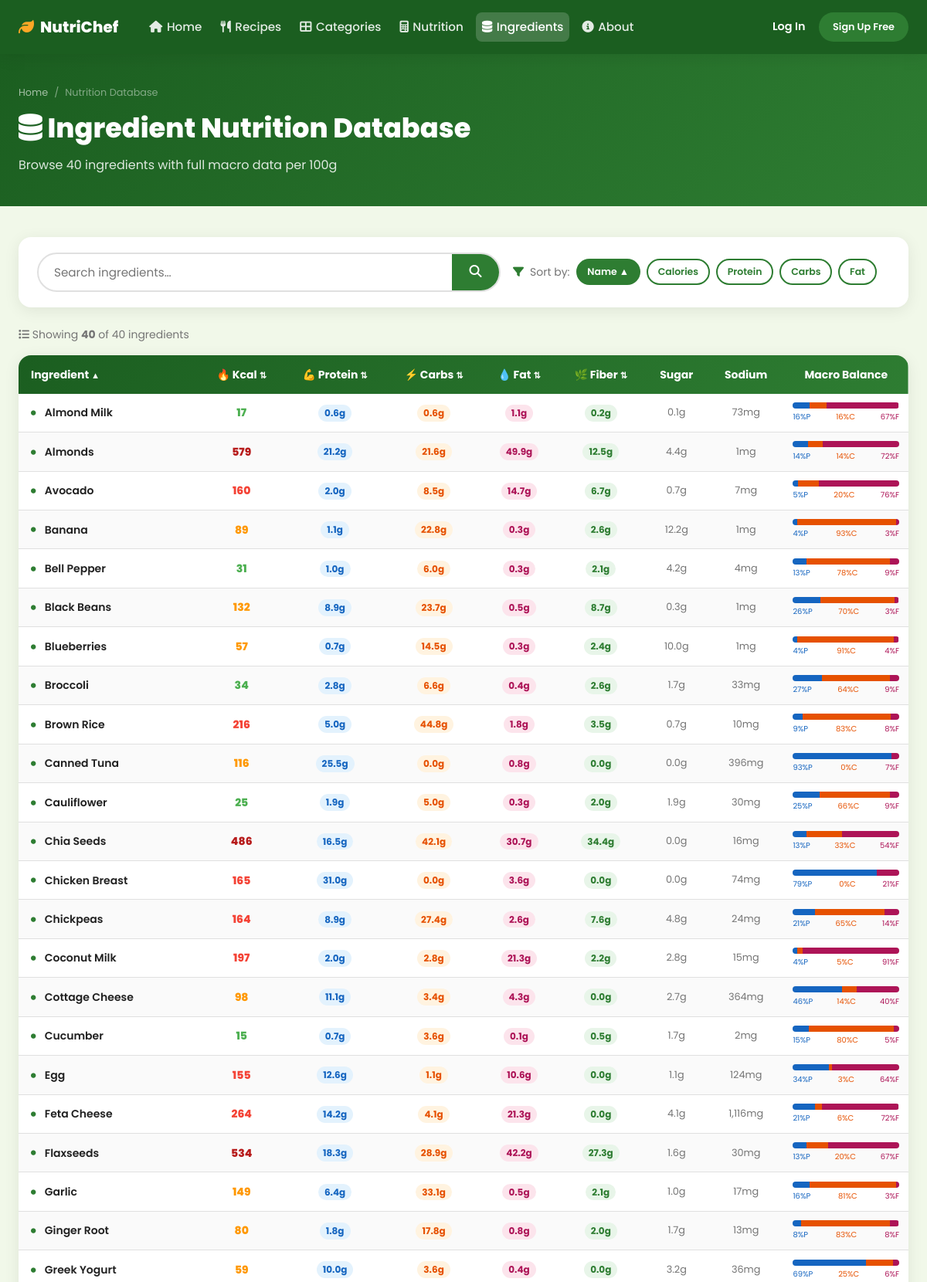
/pages/ingredients.php (upper part), run on the app's committed database.
### tables this page shows
CREATE TABLE `ingredients` (
  `ingredient_id` int(11) NOT NULL,
  `ingredient_name` varchar(100) NOT NULL,
  `calories_per_100g` decimal(7,2) DEFAULT 0.00,
  `protein_per_100g` decimal(7,2) DEFAULT 0.00,
  `carbs_per_100g` decimal(7,2) DEFAULT 0.00,
  `fat_per_100g` decimal(7,2) DEFAULT 0.00,
  `fiber_per_100g` decimal(7,2) DEFAULT 0.00,
  `sugar_per_100g` decimal(7,2) DEFAULT 0.00,
  `sodium_per_100g` decimal(7,2) DEFAULT 0.00,
  `unit` varchar(20) DEFAULT 'grams'
);

### includes/auth.php (called while the page is built, shortened)
<?php
function sanitize(string $input): string {
    return strip_tags(trim($input));
}

### pages/ingredients.php (the view, shortened to what this page needs)
<?php
require_once __DIR__ . '/../includes/auth.php';
$pdo    = getDB();
$search = sanitize($_GET['search'] ?? '');
$sortBy = in_array($_GET['sort'] ?? '', ['calories_per_100g','protein_per_100g','carbs_per_100g','fat_per_100g','fiber_per_100g']) ? $_GET['sort'] : 'ingredient_name';
$dir    = ($_GET['dir'] ?? 'ASC') === 'DESC' ? 'DESC' : 'ASC';
$where = $search ? "WHERE ingredient_name LIKE :q" : "";
$stmt  = $pdo->prepare("SELECT * FROM ingredients $where ORDER BY $sortBy $dir");
$stmt->execute();
$ingredients = $stmt->fetchAll();
$totalIngr = $pdo->query("SELECT COUNT(*) FROM ingredients")->fetchColumn();
function sortLink(string $col, string $label, string $current, string $dir): string {
    $newDir = ($current === $col && $dir === 'ASC') ? 'DESC' : 'ASC';
    $icon   = $current === $col ? ($dir === 'ASC' ? '▲' : '▼') : '⇅';
    $q      = http_build_query(array_merge($_GET, ['sort'=>$col,'dir'=>$newDir]));
    return "<a href=\"?$q\" style=\"color:#fff;text-decoration:none\">$label <span style=\"font-size:.7rem\">$icon</span></a>";
}
include __DIR__ . '/../includes/header.php';
?>
<div class="page-header">
  <div class="container">
    <nav class="breadcrumb"><a href="<?= SITE_URL ?>">Home</a><span>/</span><span>Nutrition Database</span></nav>
    <h1><i class="fas fa-database"></i> Ingredient Nutrition Database</h1>
    <p>Browse <?= $totalIngr ?> ingredients with full macro data per 100g</p>
  </div>
</div>
<div class="container" style="padding-bottom:3rem">
  <div class="card" style="margin-bottom:1.5rem;padding:1.25rem 1.5rem">
    <form method="GET" style="display:flex;gap:1rem;align-items:center;flex-wrap:wrap">
      <div class="search-bar" style="flex:1;min-width:250px">
        <input type="text" name="search" placeholder="Search ingredients…"
               value="<?= htmlspecialchars($search) ?>">
        <button type="submit"><i class="fas fa-search"></i></button>
      </div>
      <div style="display:flex;align-items:center;gap:.5rem;color:var(--text-muted);font-size:.875rem">
        <i class="fas fa-filter" style="color:var(--primary)"></i>
        <span>Sort by:</span>
        <?php
          $sortOptions = [
            'ingredient_name'  => 'Name',
            'calories_per_100g'=> 'Calories',
            'protein_per_100g' => 'Protein',
            'carbs_per_100g'   => 'Carbs',
            'fat_per_100g'     => 'Fat',
          ];
          foreach ($sortOptions as $col => $lbl):
            $active = $sortBy === $col;
        ?>
          <a href="?<?= http_build_query(array_merge($_GET, ['sort'=>$col,'dir'=>($active&&$dir==='ASC'?'DESC':'ASC')])) ?>"
             class="btn btn-sm <?= $active ? 'btn-primary' : 'btn-outline' ?>" style="padding:.3rem .8rem;font-size:.78rem">
            <?= $lbl ?> <?= $active ? ($dir==='ASC'?'▲':'▼') : '' ?>
          </a>
        <?php endforeach; ?>
      </div>
    </form>
  </div>
  <p class="text-muted mb-2" style="font-size:.875rem">
    <i class="fas fa-list"></i>
    Showing <strong><?= count($ingredients) ?></strong> of <?= $totalIngr ?> ingredients
  </p>
  <div class="card" style="overflow:hidden">
    <div style="overflow-x:auto">
      <table style="width:100%;border-collapse:collapse;font-size:.875rem">
        <thead>
          <tr style="background:linear-gradient(135deg,var(--primary-dark),var(--primary));color:#fff">
            <th style="padding:.85rem 1rem;text-align:left;white-space:nowrap"><?= sortLink('ingredient_name','Ingredient',$sortBy,$dir) ?></th>
            <th style="padding:.85rem .75rem;text-align:center;white-space:nowrap"><?= sortLink('calories_per_100g','🔥 Kcal',$sortBy,$dir) ?></th>
            <th style="padding:.85rem .75rem;text-align:center;white-space:nowrap"><?= sortLink('protein_per_100g','💪 Protein',$sortBy,$dir) ?></th>
            <th style="padding:.85rem .75rem;text-align:center;white-space:nowrap"><?= sortLink('carbs_per_100g','⚡ Carbs',$sortBy,$dir) ?></th>
            <th style="padding:.85rem .75rem;text-align:center;white-space:nowrap"><?= sortLink('fat_per_100g','💧 Fat',$sortBy,$dir) ?></th>
            <th style="padding:.85rem .75rem;text-align:center;white-space:nowrap"><?= sortLink('fiber_per_100g','🌿 Fiber',$sortBy,$dir) ?></th>
            <th style="padding:.85rem .75rem;text-align:center">Sugar</th>
            <th style="padding:.85rem .75rem;text-align:center">Sodium</th>
            <th style="padding:.85rem .75rem;text-align:center">Macro Balance</th>
          </tr>
        </thead>
        <tbody>
          <?php if (empty($ingredients)): ?>
            <tr><td colspan="9" style="text-align:center;padding:3rem;color:var(--text-muted)">
              <i class="fas fa-search" style="font-size:2rem;display:block;margin-bottom:.75rem;color:var(--border)"></i>
              No ingredients found for "<?= htmlspecialchars($search) ?>".
            </td></tr>
          <?php else: ?>
            <?php foreach ($ingredients as $i => $ing):
              $totalMacro = ($ing['protein_per_100g']*4) + ($ing['carbs_per_100g']*4) + ($ing['fat_per_100g']*9);
              $protPct = $totalMacro > 0 ? round($ing['protein_per_100g']*4/$totalMacro*100) : 0;
              $carbPct = $totalMacro > 0 ? round($ing['carbs_per_100g']*4/$totalMacro*100) : 0;
              $fatPct  = $totalMacro > 0 ? round($ing['fat_per_100g']*9/$totalMacro*100) : 0;
              $cal = (float)$ing['calories_per_100g'];
              $calColor = $cal < 50 ? '#4CAF50' : ($cal < 150 ? '#FF9800' : ($cal < 300 ? '#F44336' : '#B71C1C'));
            ?>
              <tr style="border-bottom:1px solid var(--border);background:<?= $i%2===0?'#fff':'#FAFAFA' ?>">
                <td style="padding:.7rem 1rem;font-weight:600;color:var(--text)">
                  <i class="fas fa-circle" style="color:var(--primary);font-size:.4rem;margin-right:.5rem;vertical-align:middle"></i>
                  <?= htmlspecialchars($ing['ingredient_name']) ?>
                </td>
                <td style="text-align:center;font-weight:800;color:<?= $calColor ?>"><?= round($cal) ?></td>
                <td style="text-align:center">
                  <span style="background:#E3F2FD;color:#1565C0;padding:.15rem .5rem;border-radius:50px;font-size:.75rem;font-weight:700">
                    <?= number_format((float)$ing['protein_per_100g'],1) ?>g
                  </span>
                </td>
                <td style="text-align:center">
                  <span style="background:#FFF3E0;color:#E65100;padding:.15rem .5rem;border-radius:50px;font-size:.75rem;font-weight:700">
                    <?= number_format((float)$ing['carbs_per_100g'],1) ?>g
                  </span>
                </td>
                <td style="text-align:center">
                  <span style="background:#FCE4EC;color:#AD1457;padding:.15rem .5rem;border-radius:50px;font-size:.75rem;font-weight:700">
                    <?= number_format((float)$ing['fat_per_100g'],1) ?>g
                  </span>
                </td>
                <td style="text-align:center">
                  <span style="background:#E8F5E9;color:#2E7D32;padding:.15rem .5rem;border-radius:50px;font-size:.75rem;font-weight:700">
                    <?= number_format((float)$ing['fiber_per_100g'],1) ?>g
                  </span>
                </td>
                <td style="text-align:center;color:var(--text-muted);font-size:.8rem"><?= number_format((float)$ing['sugar_per_100g'],1) ?>g</td>
                <td style="text-align:center;color:var(--text-muted);font-size:.8rem"><?= number_format((float)$ing['sodium_per_100g'],0) ?>mg</td>
                <td style="padding:.7rem .75rem;min-width:120px">
                  <div style="height:8px;border-radius:50px;overflow:hidden;display:flex;background:#f0f0f0" title="P:<?=$protPct?>% C:<?=$carbPct?>% F:<?=$fatPct?>%">
                    <div style="width:<?=$protPct?>%;background:#1565C0;transition:width .3s"></div>
                    <div style="width:<?=$carbPct?>%;background:#E65100;transition:width .3s"></div>
                    <div style="width:<?=$fatPct?>%;background:#AD1457;transition:width .3s"></div>
                  </div>
                  <div style="display:flex;justify-content:space-between;font-size:.62rem;color:var(--text-muted);margin-top:.2rem">
                    <span style="color:#1565C0"><?=$protPct?>%P</span>
                    <span style="color:#E65100"><?=$carbPct?>%C</span>
                    <span style="color:#AD1457"><?=$fatPct?>%F</span>
                  </div>
                </td>
              </tr>
            <?php endforeach; ?>
          <?php endif; ?>
        </tbody>
      </table>
    </div>
  </div>
</div>
<?php include __DIR__ . '/../includes/footer.php'; ?>

### css/style.css (style rules this page uses)
:root { --primary: #2E7D32; --primary-light: #4CAF50; --primary-dark: #1B5E20; --secondary: #FF6F00; --secondary-light:#FFA726; --accent: #00838F; --danger: #C62828; --warning: #F9A825; --bg: #F1F8E9; --bg-card: #FFFFFF; --text: #212121; --text-muted: #757575; --border: #E0E0E0; --shadow: 0 4px 20px rgba(0,0,0,.08); --shadow-hover: 0 8px 32px rgba(0,0,0,.16); --radius: 16px; --radius-sm: 8px; --transition: 0.28s cubic-bezier(.4,0,.2,1); --font: 'Poppins', sans-serif; }
*, *::before, *::after { box-sizing: border-box; margin: 0; padding: 0; }
html { scroll-behavior: smooth; font-size: 16px; }
body { font-family: var(--font); background: var(--bg); color: var(--text); line-height: 1.6; min-height: 100vh; }
a { color: var(--primary); text-decoration: none; transition: color var(--transition); }
.container { max-width: 1200px; margin: 0 auto; padding: 0 1.5rem; }
.mb-2 { margin-bottom: 1rem; }
.text-muted { color: var(--text-muted); font-size: .875rem; }
.btn { display: inline-flex; align-items: center; gap: .5rem; padding: .65rem 1.5rem; border-radius: 50px; font-family: var(--font); font-size: .9rem; font-weight: 600; cursor: pointer; border: 2px solid transparent; transition: all var(--transition); text-decoration: none; }
.btn-primary { background: var(--primary); color: #fff; }
.btn-outline { background: transparent; border-color: var(--primary); color: var(--primary); }
.btn-sm { padding: .4rem 1rem; font-size: .8rem; }
.card { background: var(--bg-card); border-radius: var(--radius); box-shadow: var(--shadow); overflow: hidden; transition: transform var(--transition), box-shadow var(--transition); }
.search-bar { display: flex; background: #fff; border-radius: 50px; border: 2px solid var(--border); overflow: hidden; transition: border-color var(--transition), box-shadow var(--transition); max-width: 600px; }
.search-bar input { flex: 1; border: none; outline: none; padding: .75rem 1.25rem; font-family: var(--font); font-size: .95rem; background: transparent; }
.search-bar button { background: var(--primary); border: none; padding: .75rem 1.4rem; color: #fff; font-size: 1rem; cursor: pointer; transition: background var(--transition); }
.page-header { background: linear-gradient(135deg, var(--primary-dark), var(--primary)); color: #fff; padding: 2.5rem 0; margin-bottom: 2.5rem; }
.page-header h1 { font-size: clamp(1.5rem, 3vw, 2.2rem); font-weight: 800; }
.page-header p { opacity: .85; margin-top: .4rem; }
.breadcrumb { display: flex; gap: .5rem; align-items: center; font-size: .8rem; opacity: .75; margin-bottom: .5rem; }
.breadcrumb a { color: rgba(255,255,255,.8); }
.breadcrumb span { opacity: .6; }

### data on the page
ingredients: ingredient_name "Almond Milk", calories_per_100g "17", protein_per_100g "0.6", carbs_per_100g "0.6", fat_per_100g "1.1", fiber_per_100g "0.2", sugar_per_100g "0.1", sodium_per_100g "73", protPct "16", carbPct "16", fatPct "67"
ingredients: ingredient_name "Almonds", calories_per_100g "579", protein_per_100g "21.2", carbs_per_100g "21.6", fat_per_100g "49.9", fiber_per_100g "12.5", sugar_per_100g "4.4", sodium_per_100g "1", protPct "14", carbPct "14", fatPct "72"
ingredients: ingredient_name "Avocado", calories_per_100g "160", protein_per_100g "2.0", carbs_per_100g "8.5", fat_per_100g "14.7", fiber_per_100g "6.7", sugar_per_100g "0.7", sodium_per_100g "7", protPct "5", carbPct "20", fatPct "76"
ingredients: ingredient_name "Banana", calories_per_100g "89", protein_per_100g "1.1", carbs_per_100g "22.8", fat_per_100g "0.3", fiber_per_100g "2.6", sugar_per_100g "12.2", sodium_per_100g "1", protPct "4", carbPct "93", fatPct "3"
ingredients: ingredient_name "Bell Pepper", calories_per_100g "31", protein_per_100g "1.0", carbs_per_100g "6.0", fat_per_100g "0.3", fiber_per_100g "2.1", sugar_per_100g "4.2", sodium_per_100g "4", protPct "13", carbPct "78", fatPct "9"
ingredients: ingredient_name "Black Beans", calories_per_100g "132", protein_per_100g "8.9", carbs_per_100g "23.7", fat_per_100g "0.5", fiber_per_100g "8.7", sugar_per_100g "0.3", sodium_per_100g "1", protPct "26", carbPct "70", fatPct "3"
ingredients: ingredient_name "Blueberries", calories_per_100g "57", protein_per_100g "0.7", carbs_per_100g "14.5", fat_per_100g "0.3", fiber_per_100g "2.4", sugar_per_100g "10.0", sodium_per_100g "1", protPct "4", carbPct "91", fatPct "4"
ingredients: ingredient_name "Broccoli", calories_per_100g "34", protein_per_100g "2.8", carbs_per_100g "6.6", fat_per_100g "0.4", fiber_per_100g "2.6", sugar_per_100g "1.7", sodium_per_100g "33", protPct "27", carbPct "64", fatPct "9"
ingredients: ingredient_name "Brown Rice", calories_per_100g "216", protein_per_100g "5.0", carbs_per_100g "44.8", fat_per_100g "1.8", fiber_per_100g "3.5", sugar_per_100g "0.7", sodium_per_100g "10", protPct "9", carbPct "83", fatPct "8"
ingredients: ingredient_name "Canned Tuna", calories_per_100g "116", protein_per_100g "25.5", carbs_per_100g "0.0", fat_per_100g "0.8", fiber_per_100g "0.0", sugar_per_100g "0.0", sodium_per_100g "396", protPct "93", carbPct "0", fatPct "7"
ingredients: ingredient_name "Cauliflower", calories_per_100g "25", protein_per_100g "1.9", carbs_per_100g "5.0", fat_per_100g "0.3", fiber_per_100g "2.0", sugar_per_100g "1.9", sodium_per_100g "30", protPct "25", carbPct "66", fatPct "9"
ingredients: ingredient_name "Chia Seeds", calories_per_100g "486", protein_per_100g "16.5", carbs_per_100g "42.1", fat_per_100g "30.7", fiber_per_100g "34.4", sugar_per_100g "0.0", sodium_per_100g "16", protPct "13", carbPct "33", fatPct "54"
ingredients: ingredient_name "Chicken Breast", calories_per_100g "165", protein_per_100g "31.0", carbs_per_100g "0.0", fat_per_100g "3.6", fiber_per_100g "0.0", sugar_per_100g "0.0", sodium_per_100g "74", protPct "79", carbPct "0", fatPct "21"
ingredients: ingredient_name "Chickpeas", calories_per_100g "164", protein_per_100g "8.9", carbs_per_100g "27.4", fat_per_100g "2.6", fiber_per_100g "7.6", sugar_per_100g "4.8", sodium_per_100g "24", protPct "21", carbPct "65", fatPct "14"
ingredients: ingredient_name "Coconut Milk", calories_per_100g "197", protein_per_100g "2.0", carbs_per_100g "2.8", fat_per_100g "21.3", fiber_per_100g "2.2", sugar_per_100g "2.8", sodium_per_100g "15", protPct "4", carbPct "5", fatPct "91"
ingredients: ingredient_name "Cottage Cheese", calories_per_100g "98", protein_per_100g "11.1", carbs_per_100g "3.4", fat_per_100g "4.3", fiber_per_100g "0.0", sugar_per_100g "2.7", sodium_per_100g "364", protPct "46", carbPct "14", fatPct "40"
ingredients: ingredient_name "Cucumber", calories_per_100g "15", protein_per_100g "0.7", carbs_per_100g "3.6", fat_per_100g "0.1", fiber_per_100g "0.5", sugar_per_100g "1.7", sodium_per_100g "2", protPct "15", carbPct "80", fatPct "5"
ingredients: ingredient_name "Egg", calories_per_100g "155", protein_per_100g "12.6", carbs_per_100g "1.1", fat_per_100g "10.6", fiber_per_100g "0.0", sugar_per_100g "1.1", sodium_per_100g "124", protPct "34", carbPct "3", fatPct "64"
ingredients: ingredient_name "Feta Cheese", calories_per_100g "264", protein_per_100g "14.2", carbs_per_100g "4.1", fat_per_100g "21.3", fiber_per_100g "0.0", sugar_per_100g "4.1", sodium_per_100g "1,116", protPct "21", carbPct "6", fatPct "72"
ingredients: ingredient_name "Flaxseeds", calories_per_100g "534", protein_per_100g "18.3", carbs_per_100g "28.9", fat_per_100g "42.2", fiber_per_100g "27.3", sugar_per_100g "1.6", sodium_per_100g "30", protPct "13", carbPct "20", fatPct "67"
ingredients: ingredient_name "Garlic", calories_per_100g "149", protein_per_100g "6.4", carbs_per_100g "33.1", fat_per_100g "0.5", fiber_per_100g "2.1", sugar_per_100g "1.0", sodium_per_100g "17", protPct "16", carbPct "81", fatPct "3"
ingredients: ingredient_name "Ginger Root", calories_per_100g "80", protein_per_100g "1.8", carbs_per_100g "17.8", fat_per_100g "0.8", fiber_per_100g "2.0", sugar_per_100g "1.7", sodium_per_100g "13", protPct "8", carbPct "83", fatPct "8"
ingredients: ingredient_name "Greek Yogurt", calories_per_100g "59", protein_per_100g "10.0", carbs_per_100g "3.6", fat_per_100g "0.4", fiber_per_100g "0.0", sugar_per_100g "3.2", sodium_per_100g "36", protPct "69", carbPct "25", fatPct "6"

### other printed values
$totalIngr "40"
$lbl "Name"
$lbl "Calories"
$lbl "Protein"
$lbl "Carbs"
$lbl "Fat"
count($ingredients) "40"
$label "Ingredient 🔥 Kcal 💪 Protein ⚡ Carbs 💧 Fat 🌿 Fiber"
$icon "▲ ⇅ ⇅ ⇅ ⇅ ⇅"
